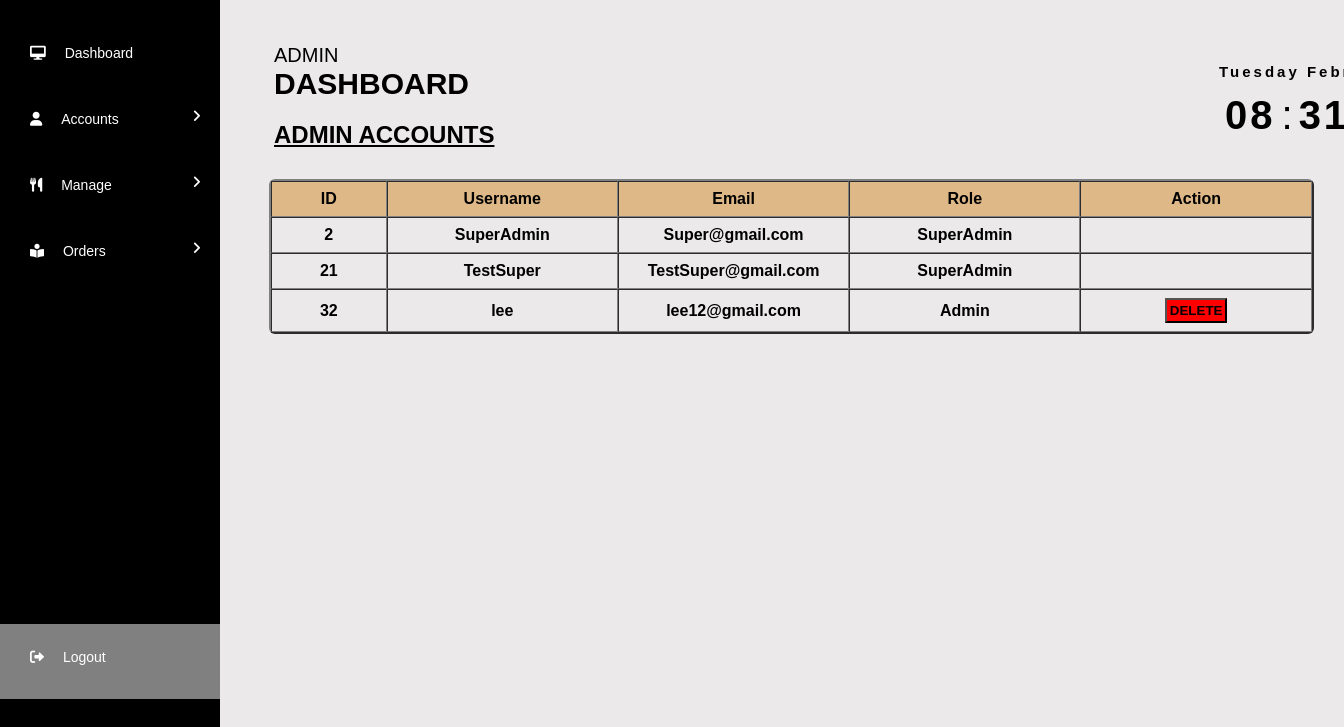
The page /AdminModule/SubAdminAcc.php (signed in) on the database its author committed.
### tables this page shows
CREATE TABLE `admin_acc` (
  `id` int(200) NOT NULL,
  `name` varchar(200) NOT NULL,
  `email` varchar(200) NOT NULL,
  `password` varchar(200) NOT NULL,
  `admin_type` varchar(200) NOT NULL
);

### AdminModule/SubAdminAcc.php (the view, shortened to what this page needs)
<?php
include('DataConnect.php');
$id = isset($_GET['id'])?$_GET['id']:NULL;
?>
<!DOCTYPE html>
<html>
    <head>
        <link rel="stylesheet" href="Admin_Style.css">
        <link rel="stylesheet" href="https://cdnjs.cloudflare.com/ajax/libs/font-awesome/6.0.0/css/all.min.css">
    </head>
    <body>
        <div class="side-bar">
                <div class="menu">
                    <div class="item"><a href="SuperAdminPanel.php?id=<?php echo $id; ?>"><i class="fas fa-desktop"></i> <span class="menu-text"> Dashboard </span> </a></div>
                    <div class="item"><a class="sub-btn"><i class="fas fa-user"></i> <span class="menu-text"> Accounts </span>
                    <i class="fas fa-angle-right dropdown" id="menu-icon"> </i>
                    </a>
                    </div>
                    <div class="item"><a class="sub-btn"><i class="fa fa-cutlery"></i> <span class="menu-text"> Manage </span>
                    <i class="fas fa-angle-right dropdown" id="menu-icon"> </i>
                    </a>
                    </div>
                    <div class="item"><a class="sub-btn"><i class="fas fa-book-reader"></i> <span class="menu-text"> Orders </span>
                    <i class="fas fa-angle-right dropdown" id="menu-icon"> </i>
                    </a>
                    </div>
                    <div class="item">
                        <div class="logout">
                            <a href="Logout.php"><i class="fas fa-sign-out-alt"> </i> <span class="menu-text"> Logout </span> </a>
                        </div>
                    </div>
                </div>
            </div>
        <div class="datetime">
            <div class="main-content">
                <div class="header-title">
                    <span> Admin </span>
                    <h2> Dashboard </h2>
                </div>
            </div>
            <div class="date">
                <span id="day"> Day </span>
                <span id="month"> Month </span>
            </div>
            <div class="time">
                <span id="hour"> 00 </span>:
                <span id="minutes"> 00 </span>:
            </div>
            <div class="adminTable">
            <h2 style="margin-left:5px;text-transform:uppercase;text-decoration:underline;margin-top:35px;"> Admin Accounts </h2>
            <?php
                $result = mysqli_query($connect,"SELECT * FROM admin_acc");
            ?>
                <table class="adminAcc" border="2" cellspacing="0" >
                    <tr class="headings">
                        <th> ID </th>
                        <th> Username </th>
                        <th> Email </th>
                        <th> Role </th>
                        <th> Action </th>
                    </tr>
                    <?php
                        while($row=mysqli_fetch_assoc($result))
                        {
                    ?>
                    <tr>
                        <th> <?php echo $row["id"]; ?> </th>
                        <th> <?php echo $row["name"]; ?> </th>
                        <th> <?php echo $row["email"]; ?> </th>
                        <th> <?php echo $row["admin_type"]; ?> </th>
                        <th>
                            <form method="post">
                                <?php
                                    if ($row["admin_type"] !== 'SuperAdmin' && $_SESSION['email'] !== $row["email"])
                                    {
                                        echo '<button type="submit" name="dlt-btn" class="dlt" onclick="return confirm(\'Are you sure you want to delete this record?\')"> DELETE </button>';
                                    }
                                ?>
                            </form>
                        </th>
                    </tr>
                    <?php
                        }
                    ?>
                </table>
            </div>
        </div>
    </body>
</html>

### AdminModule/Admin_Style.css (style rules this page uses)
* { margin:0; padding:0; box-sizing:border-box; font-family:"Poppins",sans-serif; }
body { min-height:100vh; background-color:#ebe9e9; color:white; background-size:cover; background-position:center; overflow-x: hidden; }
.side-bar { background:black; width:80px; height:100vh; position:fixed; top:0; transition:0.6s ease; transition-property:left; overflow-y: auto; }
.side-bar .menu .item #menu-icon { display:none; }
.side-bar .menu .item .menu-text { display: none; }
.menu { width:100%; margin-top:20px; overflow:hidden; }
.menu .item a { color:white; font-size:14px; text-decoration:none; display:block; padding:3px 30px; line-height:60px; overflow:hidden; }
.menu .item .logout { background-color:grey; width:250px; height:75px; margin-top:340px; }
.item i { margin-right:15px; }
.item a .dropdown { position:absolute; right:0; margin:20px; transition:0.3s ease; }
.sub-btn { cursor:pointer; }
.datetime { color:black; background-color:#ebe9e9; font-family:"Segoe UI",sans-serif; width:100%; padding:1rem; margin-left:100px; border:3px solid #ebe9e9; border-radius:8px; transition:0.5s; position:relative; }
.date { font-size:15px; font-weight:600; text-align:center; letter-spacing:3px; margin-left:950px; position:absolute; top:60px; }
.time { font-size:40px; display:flex; justify-content:center; align-items:center; margin-left:950px; position:absolute; top:90px; }
.time span:not(:last-child) { position:relative; margin:0 6px; font-weight:600; text-align:center; letter-spacing:3px; }
.main-content { position:relative; color:black; }
.header-title { font-size:20px; padding:5px 5px; position: relative; top:20px; }
.header-title span { text-transform: uppercase; }
.header-title h2 { text-transform: uppercase; }
.adminAcc { width: 80%; table-layout: fixed; margin-top:30px; border-radius:6px; }
.adminAcc .headings { background-color:burlywood; }
.adminAcc th { text-align: center; width:10%; padding:8px; }
.adminAcc th:first-child { width: 5%; }
.adminAcc th:last-child { width: 10%; }
.adminAcc .edit, .adminAcc .dlt { display: block; margin: 0 auto; padding: 3px; font-weight: bold; cursor: pointer; }
.dlt { background-color:red; padding:3px; font-weight:bold; cursor: pointer; }

### rows shown on the page
admin_acc: id "2", name "SuperAdmin", email "Super@gmail.com", admin_type "SuperAdmin"
admin_acc: id "21", name "TestSuper", email "TestSuper@gmail.com", admin_type "SuperAdmin"
admin_acc: id "32", name "lee", email "lee12@gmail.com", admin_type "Admin", shows "DELETE"
